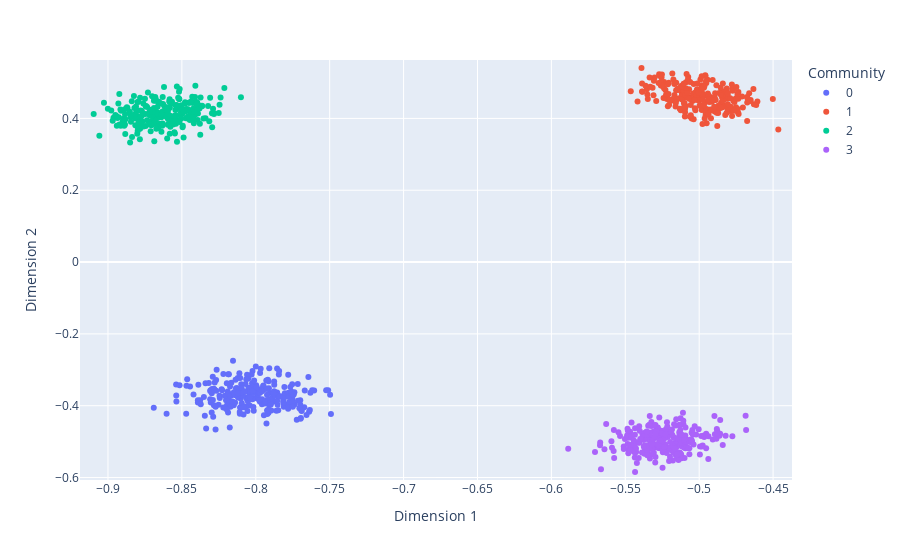

Source (notebook cell):
### Code cell
ya = UASE([As.astype(float)], 2)
plot_embedding(ya, n, 1, tau)

### Figure 1 — Plotly figure (JSON) as saved in the notebook; plotly's stock layout.template omitted (floating-point values rounded to 4 significant figures; data arrays with more than 128 entries replaced by an {"elided": "..."} marker saying what was removed)
{"data": [{"hovertemplate": "Community=0<br>Time=0<br>Dimension 1=%{x}<br>Dimension 2=%{y}<extra></extra>", "legendgroup": "0", "marker": {"color": "#636efa", "symbol": "circle"}, "mode": "markers", "name": "0", "orientation": "v", "showlegend": true, "type": "scatter", "x": {"elided": "253 float values"}, "xaxis": "x", "y": {"elided": "253 float values"}, "yaxis": "y"}, {"hovertemplate": "Community=1<br>Time=0<br>Dimension 1=%{x}<br>Dimension 2=%{y}<extra></extra>", "legendgroup": "1", "marker": {"color": "#EF553B", "symbol": "circle"}, "mode": "markers", "name": "1", "orientation": "v", "showlegend": true, "type": "scatter", "x": {"elided": "239 float values"}, "xaxis": "x", "y": {"elided": "239 float values"}, "yaxis": "y"}, {"hovertemplate": "Community=2<br>Time=0<br>Dimension 1=%{x}<br>Dimension 2=%{y}<extra></extra>", "legendgroup": "2", "marker": {"color": "#00cc96", "symbol": "circle"}, "mode": "markers", "name": "2", "orientation": "v", "showlegend": true, "type": "scatter", "x": {"elided": "248 float values"}, "xaxis": "x", "y": {"elided": "248 float values"}, "yaxis": "y"}, {"hovertemplate": "Community=3<br>Time=0<br>Dimension 1=%{x}<br>Dimension 2=%{y}<extra></extra>", "legendgroup": "3", "marker": {"color": "#ab63fa", "symbol": "circle"}, "mode": "markers", "name": "3", "orientation": "v", "showlegend": true, "type": "scatter", "x": {"elided": "260 float values"}, "xaxis": "x", "y": {"elided": "260 float values"}, "yaxis": "y"}], "layout": {"legend": {"title": {"text": "Community"}, "tracegroupgap": 0}, "margin": {"t": 60}, "xaxis": {"anchor": "y", "domain": [0, 1], "range": [-0.9189, -0.4372], "title": {"text": "Dimension 1"}}, "yaxis": {"anchor": "x", "domain": [0, 1], "range": [-0.6069, 0.5627], "title": {"text": "Dimension 2"}}}}
